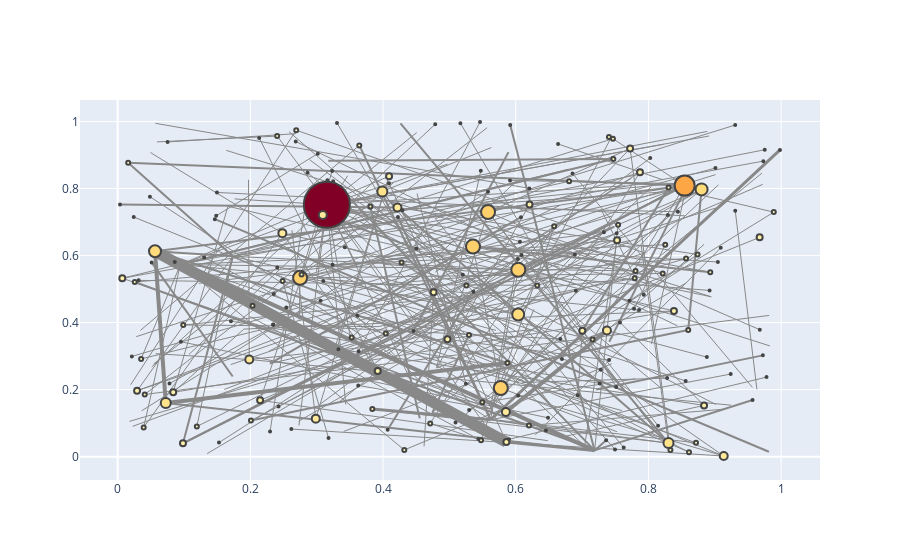

The cell this chart's notebook holds for it:
### Code cell
pgGraph_top3 = pgGraph.copy()
applyLayout(pgGraph_top3, nx.random_layout)
configure_plotly_browser_state()
plotNetworkWidthColor_Top3(pgGraph_top3, degree_centr)
